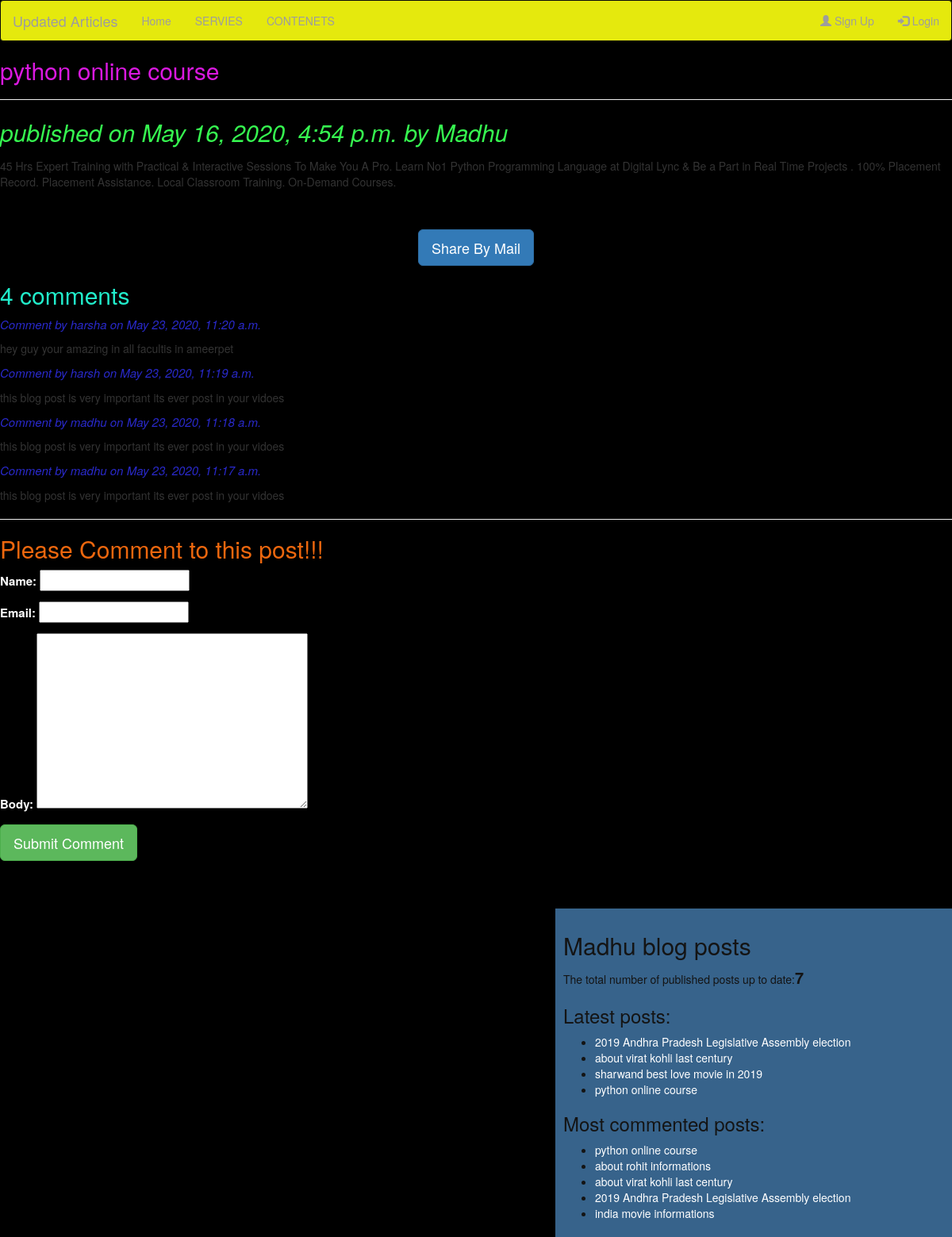
Screenshot of /2020/05/16/python-online-course/ with the database file from the repository.
### blog/models.py (models this page shows, shortened)
class Post(models.Model):
    STATUS_CHOICES=(('draft','Draft'),('published','Published'))
    title=models.CharField(max_length=256)
    slug=models.SlugField(max_length=264,unique_for_date='publish')
    author=models.ForeignKey(User, related_name='blog_posts', on_delete=models.CASCADE)
    body=models.TextField()
    publish=models.DateTimeField(default=timezone.now)
    created=models.DateTimeField(auto_now_add=True)
    updated=models.DateTimeField(auto_now=True)
    status=models.CharField(max_length=10,choices=STATUS_CHOICES,default='draft')
    objects=CustomManager()
    tags=TaggableManager()
    class Meta:
        ordering=('-publish',)
    def get_absolute_url(self):
            return reverse('post_detail', args = [self.publish.year , self.publish.strftime('%m'), self.publish.strftime('%d'),self.slug])

class Comments(models.Model):
    post=models.ForeignKey(Post,related_name='comments',on_delete=models.CASCADE)
    name=models.CharField(max_length=32)
    email=models.EmailField()
    body=models.TextField()
    created=models.DateTimeField(auto_now_add=True)
    updated=models.DateTimeField(auto_now=True)
    active=models.BooleanField(default=True)
    class Meta:
        ordering=('-created',)

### blog/views.py (the view)
# urls.py: re_path(r'(?P<year>[0-9]{4})/(?P<month>[0-9]{2})/(?P<day>[0-9]{2})/(?P<post>[\w-]+)/$', views.post_detail,name='post_detail'),
def post_detail(request,year,month,day,post):
    post=get_object_or_404(Post,slug=post,
                                status='published',
                                publish__year=year,
                                publish__month=month,
                                publish__day=day)
    comments=post.comments.filter(active=True)
    csubmit=False
    if request.method == 'POST':
        form=CommentForm(request.POST)
        if form.is_valid():
            new_comment=form.save(commit=False)
            new_comment.post=post
            new_comment.save()
            csubmit=True
    else:
        form=CommentForm()
    return render(request,'test/post_detail.html',{'post':post,'form':form,'csubmit':csubmit,'comments':comments})

### blog/forms.py
class CommentForm(forms.ModelForm):
    class Meta:
        model=Comments
        fields=('name','email','body')

### blog/models.py (called while the page is built)
    def get_queryset(self):
        return super().get_queryset().filter(status="published")

### blog/templatetags/blog_tags.py (called while the page is built)
@register.simple_tag(name='my_tag')
def total_count():
    return Post.objects.count()

@register.inclusion_tag('test/latest_posts123.html')
def show_latest_posts(count=3):
    latest_posts=Post.objects.order_by('-publish')[:count]
    return {'latest_posts':latest_posts}

@register.simple_tag()
def get_most_comment_posts(count=5):
     return Post.objects.annotate(total_comments=Count('comments')).order_by('-total_comments')[:count]

### templates/test/post_detail.html (shortened to what this page needs)
{%extends 'test/base.html' %}
    {%block contain%}
    <h2 id="title">{{post.title}}</h2><hr>
    <p id="date">published on {{post.publish}} by {{post.author|title}}</p>
    {{post.body|linebreaks}}<br><br>
    <div class="container" align="center">
      <a href="/{{post.id}}/share" class="btn btn-primary btn-lg">Share By Mail</a>
    </div>
        {% with comments.count as comments_count%}
            <h2 id="comment">{{comments_count}} comment{{comments_count|pluralize}}</h2>
        {%endwith%}
            {%if comments%}
              {%for comment in comments%}
                <p id="jkn">Comment {{forloop.count}} by {{comment.name}} on {{comment.created}}</p>
                <p id="nimbda">{{comment.body|linebreaks}}</p>
                {%endfor%}
                <hr>
                {%else%}
                <p>there is no comments yet!!!!</p>
              {%endif%}
              {%if csubmit%}
                <h1 id="added">Comment added Successfully</h1>
                {%else%}
                  <h2 id="please">Please Comment to this post!!!</h2>
                    <form id="only" method="post">
                      {{form.as_p}}
                      <input type="submit" class="btn btn-success btn-lg" value="Submit Comment">
                    </form>
                    <br><br><br>
                {%endif%}
                {%endblock%}

### templates/test/base.html (shortened to what this page needs)
<!DOCTYPE html>
{% load blog_tags%}
{%load static%}
<html lang="en" dir="ltr">
  <head>
    <link rel="stylesheet" href="https://stackpath.bootstrapcdn.com/bootstrap/3.4.1/css/bootstrap.min.css">
  </head>
  <link rel="stylesheet" href="{% static "css/blog.css"%}">
  <body>
    <nav class="navbar navbar-inverse">
  <div class="container-fluid">
    <div class="navbar-header">
      <a class="navbar-brand" href="#">Updated Articles</a>
    </div>
    <ul class="nav navbar-nav" style="color: rgb(162, 0, 255);">
      <li><a href="#">Home</a></li>
      <li><a href="#">SERVIES</a></li>
      <li><a href="#">CONTENETS</a></li>
    </ul>
    <ul class="nav navbar-nav navbar-right">
      <li><a href="#"><span class="glyphicon glyphicon-user"></span> Sign Up</a></li>
      <li><a href="#"><span class="glyphicon glyphicon-log-in"></span> Login</a></li>
    </ul>
  </div>
</nav>
    <div class="content">
      {%block contain%}
      {%endblock%}
    </div>
    <div class="sidebar">
      <h2>Madhu blog posts</h2>
      <p>The total number of published posts up to date:<span id="pnayy">{% my_tag %}</span></p>
      <h3>Latest posts:</h3>{%show_latest_posts 4%}
      <h3>Most commented posts:</h3>
      {%get_most_comment_posts as most_comment_posts%}
      <ul>
        {%for post in most_comment_posts%}
        <li><a href="{{post.get_absolute_url}}">{{post.title}}</a></li>
        {%endfor%}
      </ul>
    </div>
  </body>
</html>

### templates/test/latest_posts123.html
<ul>
  {%for post in latest_posts%}
  <li><a href="{{post.get_absolute_url}}">{{post.title}}</a></li>
  {%endfor%}
</ul>

### static/css/blog.css (style rules this page uses)
body { background: #000; }
.navbar { background: rgb(229, 233, 13); }
.sidebar { width: 500px; padding: 10px; float: right; background: rgb(55, 99, 139); color:rgb(20, 20, 20); }
#date { color:#36f750; font-size: 30px; font-style: italic; }
#jkn { color: rgb(41, 41, 202); font-size: 15px; font-style: italic; }
a { color:white; }
#title { color:#da19e0; }
#comment { color: #21edcb; }
#please { color: #ed670e; }
#only { color: white; font-size: 15px; }
#nimbda { color: #07f523; font-size: 15px; }
#pnayy { font-size: 20px; font-weight: bold; }

### rows the page displays
Post: title "python online course", publish "May 16, 2020, 4:54 p.m.", author "Madhu", body "45 Hrs Expert Training with Practical & Interactive Sessions To Make You A Pro. Learn No1 Python Programming Language at Digital Lync & Be a Part in Real Time Projects . 100% Placement Record. Placement Assistance. Local Classroom Training. On-Demand Courses."
Comments: name "harsha", created "May 23, 2020, 11:20 a.m.", body "hey guy your amazing in all facultis in ameerpet"
Comments: name "harsh", created "May 23, 2020, 11:19 a.m.", body "this blog post is very important its ever post in your vidoes"
Comments: name "madhu", created "May 23, 2020, 11:18 a.m.", body "this blog post is very important its ever post in your vidoes"
Comments: name "madhu", created "May 23, 2020, 11:17 a.m.", body "this blog post is very important its ever post in your vidoes"
Post: title "2019 Andhra Pradesh Legislative Assembly election"
Post: title "about virat kohli last century"
Post: title "sharwand best love movie in 2019"
Post: title "about rohit informations"
Post: title "india movie informations"

### other values shown
{{ comments_count }} "4"
